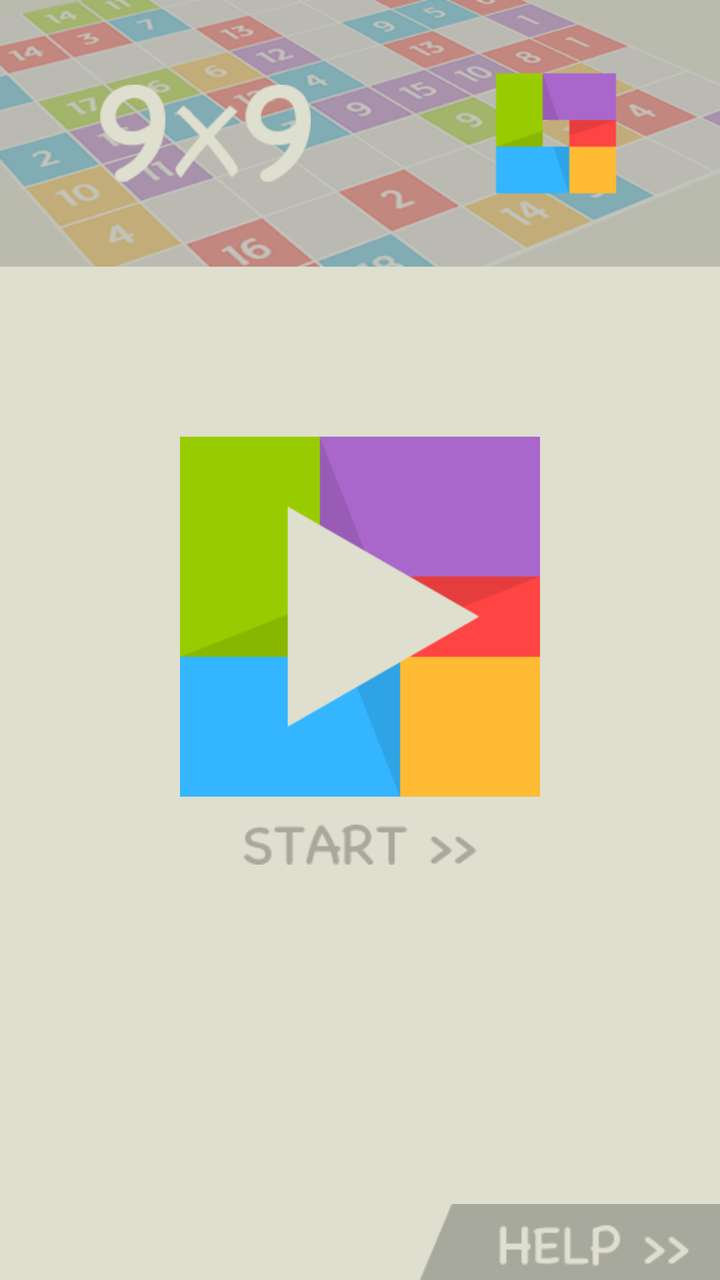
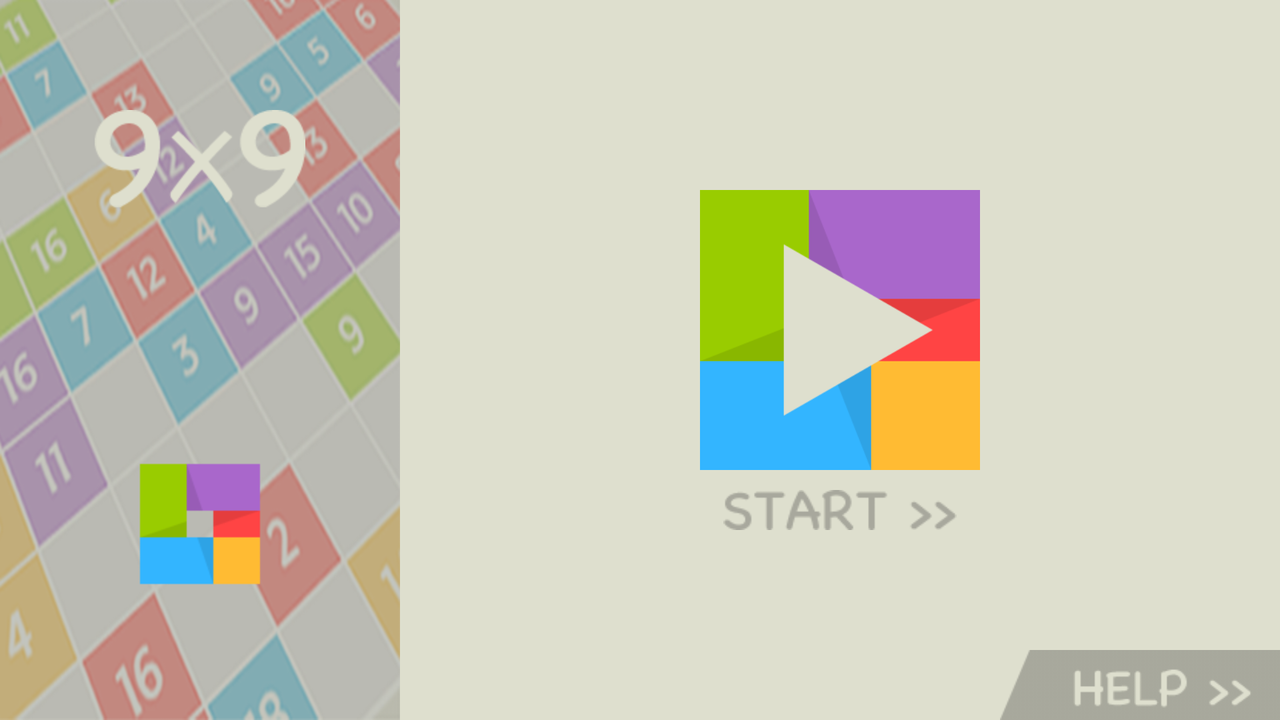

One screen, two layout resources from the same app: the default and the repository's alternative for another configuration. Each is rendered where Android would select it; the XML of both is given below.
<!-- AndroidManifest.xml: application theme AppTheme.Light -->
<!-- res/layout/activity_main.xml -->
<?xml version="1.0" encoding="utf-8"?>
<RelativeLayout xmlns:android="http://schemas.android.com/apk/res/android"
    android:layout_width="match_parent"
    android:layout_height="match_parent"
    android:background="#dedfce" >

    <ImageView
        android:id="@+id/main_help"
        android:layout_width="150dp"
        android:layout_height="38dp"
        android:layout_alignParentBottom="true"
        android:layout_alignParentRight="true"
        android:background="@drawable/main_help" />

    <RelativeLayout
        android:id="@+id/main_banner_RelativeLayout"
        android:layout_width="fill_parent"
        android:layout_height="wrap_content"
        android:layout_below="@+id/actionbar"
        android:background="@drawable/main_banner_bg" >

        <ImageView
            android:id="@+id/main_banner_9x9"
            android:layout_width="wrap_content"
            android:layout_height="wrap_content"
            android:layout_centerVertical="true"
            android:layout_marginLeft="50dp"
            android:src="@drawable/main_banner_9x9" />

        <ImageView
            android:id="@+id/main_banner_icon"
            android:layout_width="wrap_content"
            android:layout_height="wrap_content"
            android:layout_alignParentRight="true"
            android:layout_centerVertical="true"
            android:layout_marginRight="50dp"
            android:src="@drawable/main_banner_icon" />
    </RelativeLayout>

    <RelativeLayout
        android:id="@+id/main_start_RelativeLayout"
        android:layout_width="wrap_content"
        android:layout_height="250dp"
        android:layout_below="@+id/main_banner_RelativeLayout"
        android:layout_centerHorizontal="true"
        android:layout_marginTop="50dp" >

        <ImageView
            android:id="@+id/main_start_icon"
            android:layout_width="180dp"
            android:layout_height="180dp"
            android:layout_centerVertical="true"
            android:src="@drawable/start_bg" />

        <ImageView
            android:id="@+id/main_start"
            android:layout_width="180dp"
            android:layout_height="20dp"
            android:layout_below="@+id/main_start_icon"
            android:layout_marginTop="14dp"
            android:src="@drawable/main_start" />
    </RelativeLayout>

</RelativeLayout>
<!-- resources referenced by this layout -->
<resources>
  <style name="Widget.BoardView" parent="@style/Widget">
          <item name="gridColor">?gridColor</item>
      </style>
  <style name="Widget.BlockView" parent="@style/Widget">
          <item name="disabledColor">?empty_normal_disable</item>
      </style>
  <color name="board_grid_color_light">#ffe0e0e0</color>
  <color name="empty_normal_disable_light">#ffffffff</color>
  <!-- drawable btn_empty (drawable) -->
  <?xml version="1.0" encoding="utf-8"?>
  <selector
    xmlns:android="http://schemas.android.com/apk/res/android">
      <item android:drawable="@color/empty_normal" />
  </selector>
  <!-- drawable btn_red (drawable) -->
  <?xml version="1.0" encoding="utf-8"?>
  <selector
    xmlns:android="http://schemas.android.com/apk/res/android">
      <item android:state_pressed="true" android:drawable="@color/red_pressed" />
      <item android:state_selected="true" android:drawable="@color/red_selected" />
      <item android:drawable="@color/red_normal" />
  </selector>
  <!-- drawable btn_blue (drawable) -->
  <?xml version="1.0" encoding="utf-8"?>
  <selector
    xmlns:android="http://schemas.android.com/apk/res/android">
      <item android:state_pressed="true" android:drawable="@color/blue_pressed" />
      <item android:state_selected="true" android:drawable="@color/blue_selected" />
      <item android:drawable="@color/blue_normal" />
  </selector>
  <!-- drawable btn_green (drawable) -->
  <?xml version="1.0" encoding="utf-8"?>
  <selector
    xmlns:android="http://schemas.android.com/apk/res/android">
      <item android:state_pressed="true" android:drawable="@color/green_pressed" />
      <item android:state_selected="true" android:drawable="@color/green_selected" />
      <item android:drawable="@color/green_normal" />
  </selector>
  <!-- drawable btn_yellow (drawable) -->
  <?xml version="1.0" encoding="utf-8"?>
  <selector
    xmlns:android="http://schemas.android.com/apk/res/android">
      <item android:state_pressed="true" android:drawable="@color/yellow_pressed" />
      <item android:state_selected="true" android:drawable="@color/yellow_selected" />
      <item android:drawable="@color/yellow_normal" />
  </selector>
  <!-- drawable btn_purple (drawable) -->
  <?xml version="1.0" encoding="utf-8"?>
  <selector
    xmlns:android="http://schemas.android.com/apk/res/android">
      <item android:state_pressed="true" android:drawable="@color/purple_pressed" />
      <item android:state_selected="true" android:drawable="@color/purple_selected" />
      <item android:drawable="@color/purple_normal" />
  </selector>
  <color name="red_normal">#ffff4444</color>
  <color name="blue_normal">#ff33b5e5</color>
  <color name="green_normal">#ff99cc00</color>
  <color name="yellow_normal">#ffffbb33</color>
  <color name="purple_normal">#ffaa66cc</color>
  <color name="dialog_title_text">#f3a71e</color>
  <color name="dialog_title_separator">#f3a71e</color>
  <color name="dialog_message_text">#333333</color>
  <color name="dialog_button_text">#333333</color>
  <color name="dialog_button_separator">#25000000</color>
  <color name="dialog_button_normal">@android:color/transparent</color>
  <color name="dialog_button_pressed">#99f3a71e</color>
  <color name="dialog_button_focused">#4Cf3a71e</color>
  <style name="Widget" />
  <color name="empty_normal">#00000000</color>
  <color name="red_pressed">#ffcc0000</color>
  <color name="red_selected">#ffcc0000</color>
  <color name="blue_pressed">#ff0099cc</color>
  <color name="blue_selected">#ff0099cc</color>
  <color name="green_pressed">#ff669900</color>
  <color name="green_selected">#ff669900</color>
  <color name="yellow_pressed">#ffff8800</color>
  <color name="yellow_selected">#ffff8800</color>
  <color name="purple_pressed">#ff9933cc</color>
  <color name="purple_selected">#ff9933cc</color>
</resources>
<!-- res/layout-land/activity_main.xml (the repository's variant of the layout above) -->
<!-- drawn on the phone turned sideways -->
<?xml version="1.0" encoding="utf-8"?>
<RelativeLayout xmlns:android="http://schemas.android.com/apk/res/android"
    android:layout_width="match_parent"
    android:layout_height="match_parent"
    android:background="#dedfce" >

    <ImageView
        android:id="@+id/main_help"
        android:layout_width="140dp"
        android:layout_height="35dp"
        android:layout_alignParentBottom="true"
        android:layout_alignParentRight="true"
        android:background="@drawable/main_help" />

    <RelativeLayout
        android:id="@+id/main_banner_RelativeLayout"
        android:layout_width="200dp"
        android:layout_height="fill_parent"
        android:background="@drawable/main_banner_land" >

        <ImageView
            android:id="@+id/main_banner_icon"
            android:layout_width="wrap_content"
            android:layout_height="wrap_content"
            android:layout_alignParentBottom="true"
            android:layout_centerHorizontal="true"
            android:layout_marginBottom="66dp"
            android:src="@drawable/main_banner_icon" />

        <ImageView
            android:id="@+id/main_banner_9x9"
            android:layout_width="wrap_content"
            android:layout_height="wrap_content"
            android:layout_alignParentTop="true"
            android:layout_centerHorizontal="true"
            android:layout_marginTop="55dp"
            android:src="@drawable/main_banner_9x9" />
    </RelativeLayout>

    <RelativeLayout
        android:id="@+id/main_start_RelativeLayout"
        android:layout_width="fill_parent"
        android:layout_height="wrap_content"
        android:layout_centerVertical="true"
        android:layout_toRightOf="@+id/main_banner_RelativeLayout" >

        <ImageView
            android:id="@+id/main_start"
            android:layout_width="140dp"
            android:layout_height="20dp"
            android:layout_below="@+id/main_start_icon"
            android:layout_centerHorizontal="true"
            android:layout_marginTop="10dp"
            android:src="@drawable/main_start" />

        <ImageView
            android:id="@+id/main_start_icon"
            android:layout_width="140dp"
            android:layout_height="140dp"
            android:layout_centerHorizontal="true"
            android:src="@drawable/start_bg" />
    </RelativeLayout>

</RelativeLayout>
